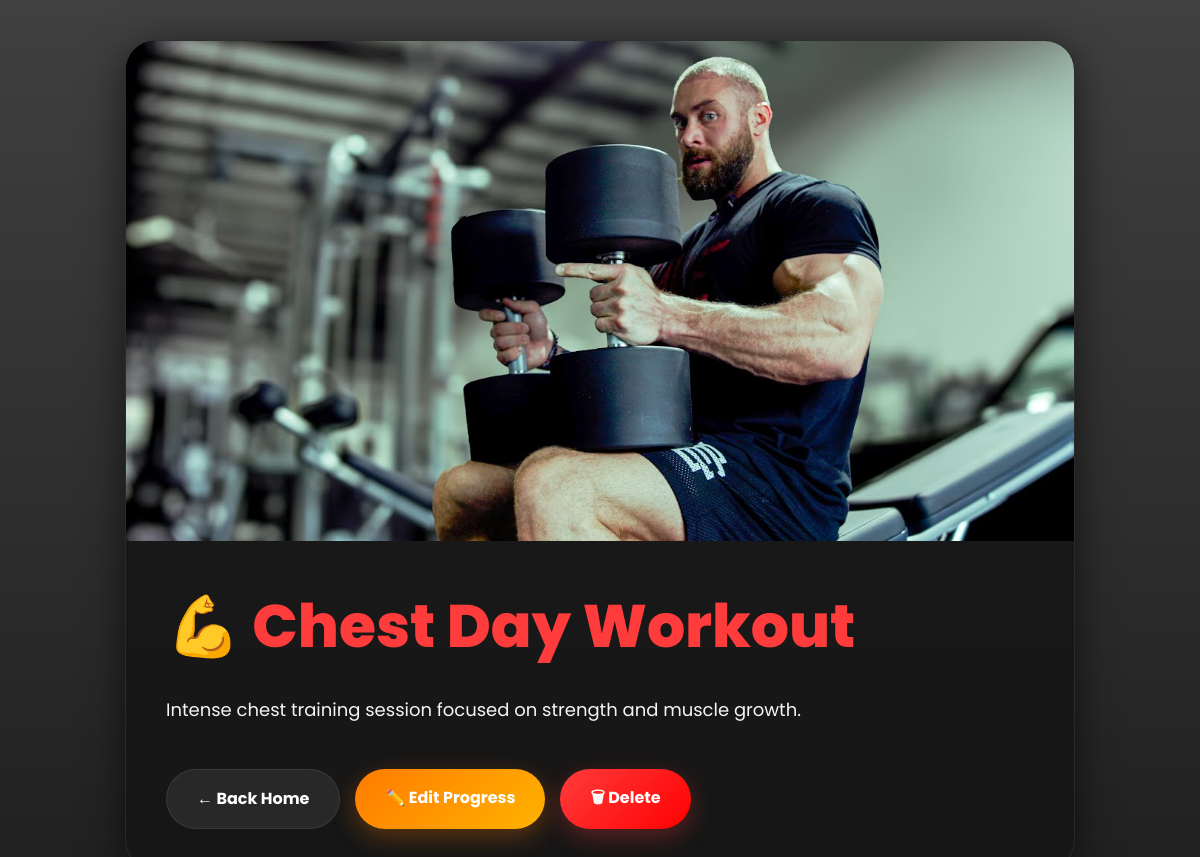
Page /11/ (signed in) on the committed database.
### albums/models.py (models this page shows, shortened)
class Album(models.Model):
    user = models.ForeignKey(User, on_delete=models.CASCADE)
    title = models.CharField(max_length=100)
    description = models.TextField()
    image = models.ImageField(upload_to='albums/')
    created_at = models.DateTimeField(auto_now_add=True)

### albums/views.py (the view)
# urls.py: path('<int:pk>/', AlbumDetailView.as_view(), name='album-detail'),
class AlbumDetailView(LoginRequiredMixin, DetailView):
    model = Album

### templates/albums/album_detail.html (shortened to what this page needs)
<!DOCTYPE html>
<html lang="en">
<head>
</head>
<body>
    <div class="detail-card">
        <div class="detail-image">
            <img src="{{ object.image.url }}">
        </div>
        <div class="detail-content">
            <div class="title">
                💪 {{ object.title }}
            </div>
            <div class="description">
                {{ object.description }}
            </div>
            <div class="buttons">
                <a href="/" class="btn home-btn">
                    ← Back Home
                </a>
                <a href="/{{ object.id }}/update/" class="btn edit-btn">
                    ✏️ Edit Progress
                </a>
                <a href="/{{ object.id }}/delete/" class="btn delete-btn">
                    🗑 Delete
                </a>
            </div>
        </div>
    </div>
</body>
</html>

### templates/albums/album_detail.html (style rules this page uses)
* { margin:0; padding:0; box-sizing:border-box; font-family:'Poppins', sans-serif; }
body { background: linear-gradient(rgba(0,0,0,0.75), rgba(0,0,0,0.88)), url('https://images.unsplash.com/photo-1517836357463-d25dfeac3438?q=80&w=2070&auto=format&fit=crop'); background-size:cover; background-position:center; background-attachment:fixed; min-height:100vh; display:flex; justify-content:center; align-items:center; padding:40px; overflow-x:hidden; }
.detail-card { width:100%; max-width:950px; background:rgba(20,20,20,0.78); backdrop-filter:blur(20px); border-radius:30px; overflow:hidden; border:1px solid rgba(255,255,255,0.08); box-shadow:0 8px 40px rgba(0,0,0,0.6); animation:fadeIn 1s ease; }
.detail-image { width:100%; height:500px; overflow:hidden; background:black; }
.detail-image img { width:100%; height:100%; object-fit:cover; display:block; }
.detail-content { padding:40px; }
.title { font-size:60px; font-weight:800; color:#ff3c3c; margin-bottom:20px; }
.description { color:#f5f5f5; font-size:18px; line-height:38px; margin-bottom:40px; }
.buttons { display:flex; gap:15px; flex-wrap:wrap; }
.btn { padding:16px 30px; border-radius:50px; text-decoration:none; font-weight:700; transition:0.4s; font-size:16px; }
.home-btn { background:rgba(255,255,255,0.08); color:white; border:1px solid rgba(255,255,255,0.08); }
.edit-btn { background:linear-gradient( 135deg, #ff7b00, #ffb300 ); color:white; box-shadow:0 8px 25px rgba(255,123,0,0.3); }
.delete-btn { background:linear-gradient( 135deg, #ff3c3c, #ff0000 ); color:white; box-shadow:0 8px 25px rgba(255,60,60,0.3); }

### rows in the picture
Album: image (placeholder picture), title "Chest Day Workout", description "Intense chest training session focused on strength and muscle growth."
